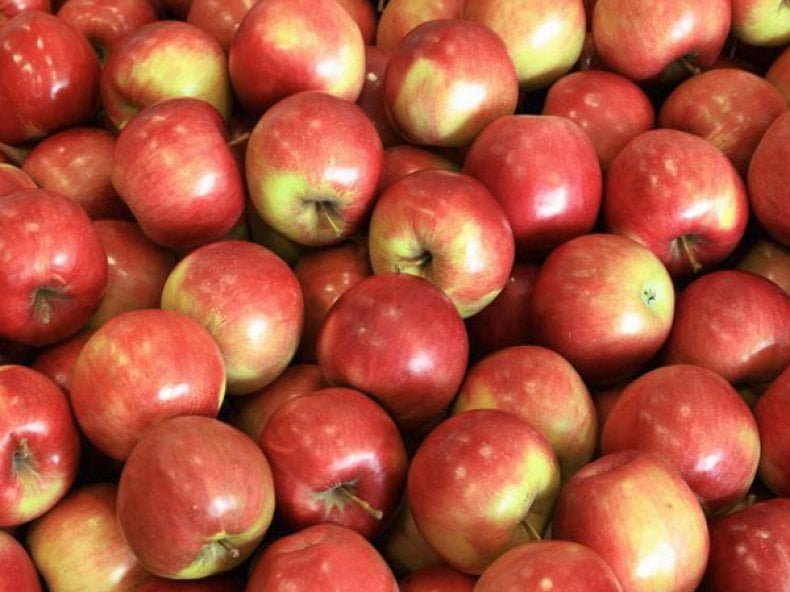
#> input picture Lesson 59/aidared.jpg, 790 x 592 px, found by its file name
$ jupyter execute Lesson_59.ipynb   (older library calls are emulated)
#> lines starting #> are read from the running program, lines starting #| are printed output that depends on the picture
<a href="https://colab.research.google.com/github/InGev007/startup_acd/blob/main/Lesson%2059/Lesson_59.ipynb" target="_parent"></a>

[cell 1]
import cv2
import numpy as np
import matplotlib.pyplot as plt
from mpl_toolkits.axes_grid1 import ImageGrid
import warnings
warnings.filterwarnings("ignore")

## Функції завантаженння та збереження картинки

[cell 2]
# Функція для завантаження зображеня і відображення на екрані
def load(path):
#> called with path = '/content/aidared.jpg'
    img = cv2.imread(path, cv2.IMREAD_COLOR)
#> img is the input picture: shape (592, 790, 3); mean B, G, R 62.4, 85.5, 175
    img = cv2.cvtColor(img, cv2.COLOR_BGR2RGB)
    plt.axis('off')
    plt.imshow(img)
    return img

# Функція запису зображення на диск
def writing(img, path="img.jpg"):
    cv2.imwrite(path, img)

##Завантаження картинки

[cell 3]
img = load('/content/aidared.jpg')

##Використання фільтру Собеля

[cell 4]
sobel = cv2.Sobel(img, cv2.CV_64F, 1, 0, ksize=1)
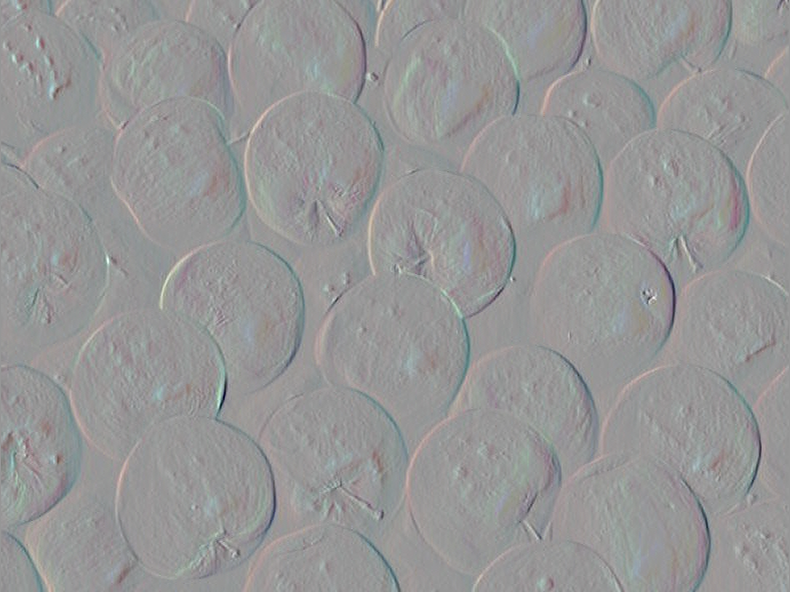
#> sobel: shape (592, 790, 3) float64; mean R, G, B -0.1, 0, 0; drawn with min black and max white
plt.axis('off')
plt.imshow(sobel)
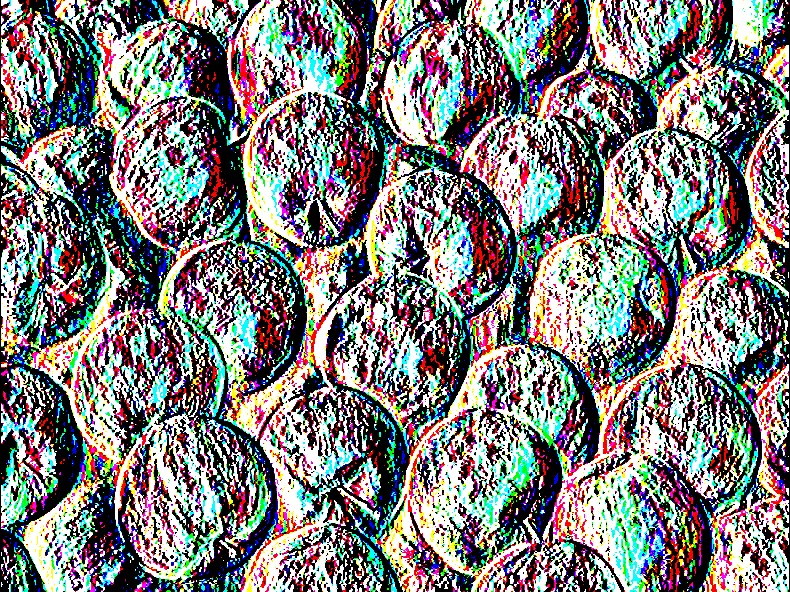
#> shown: shape (592, 790, 3) float64; mean R, G, B 0.5, 0.49, 0.484

[cell 5]
sobel = cv2.Sobel(img, cv2.CV_64F, 1, 0, ksize=3)
plt.axis('off')
plt.imshow(sobel)
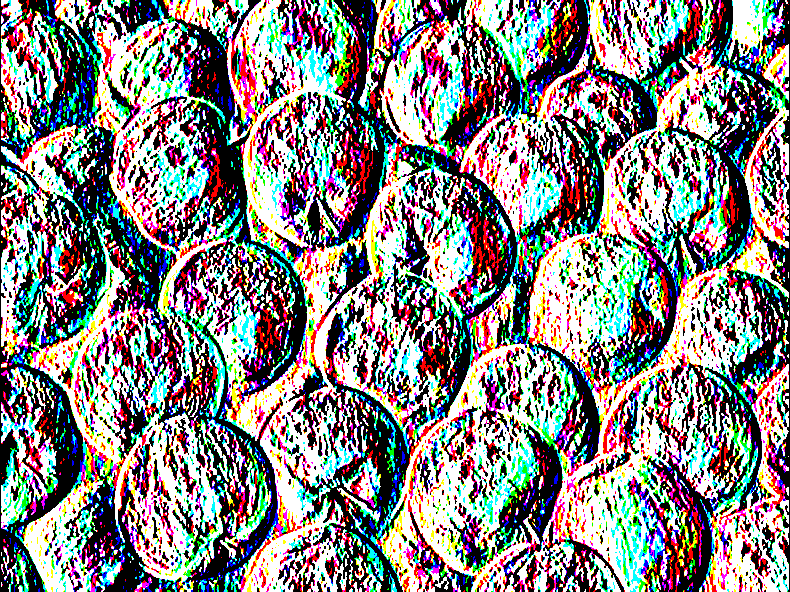
#> shown: shape (592, 790, 3) float64; mean R, G, B 0.526, 0.517, 0.514

[cell 6]
sobel = cv2.Sobel(img, cv2.CV_64F, 1, 0, ksize=9)
plt.axis('off')
plt.imshow(sobel)
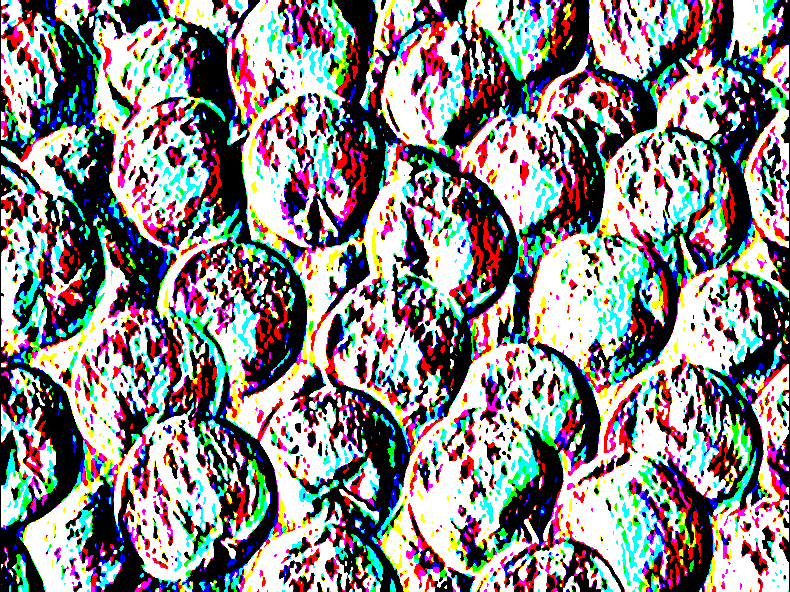
#> shown: shape (592, 790, 3) float64; mean R, G, B 0.546, 0.534, 0.536

[cell 7]
sobel = cv2.Sobel(img, cv2.CV_64F, 0, 1, ksize=9)
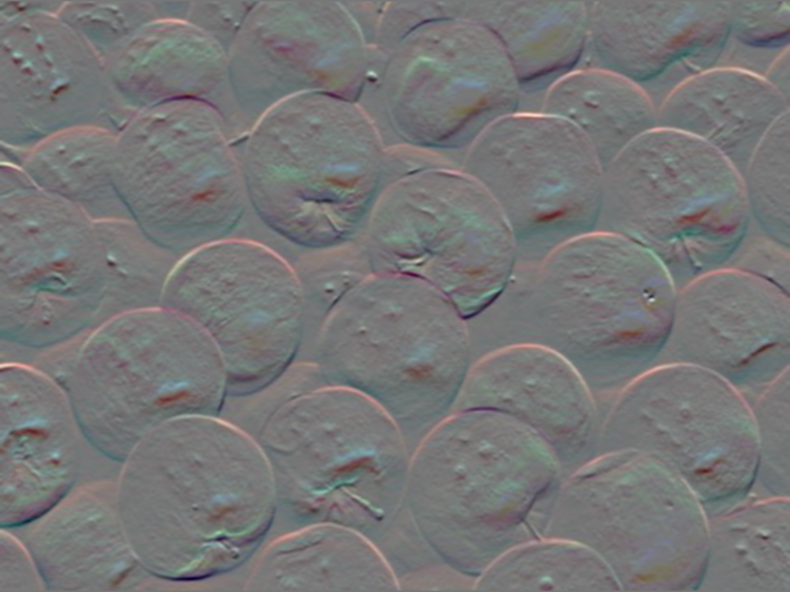
#> sobel: shape (592, 790, 3) float64; mean R, G, B -1324.7, -1588.2, -1001.6; drawn with min black and max white
plt.axis('off')
plt.imshow(sobel)
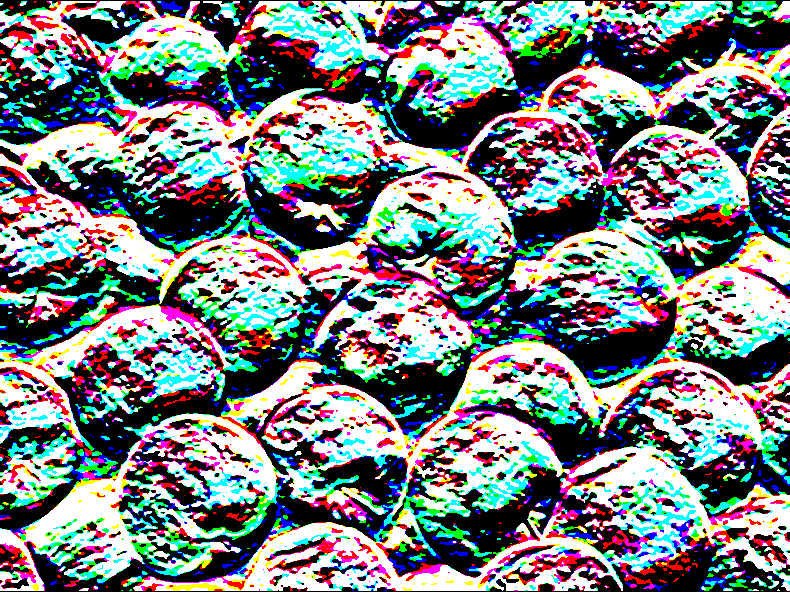
#> shown: shape (592, 790, 3) float64; mean R, G, B 0.48, 0.506, 0.51

##Використання Медіанного фільтру

[cell 8]
median  = cv2.medianBlur(img,3)
plt.axis('off')
plt.imshow(median)

[cell 9]
median  = cv2.medianBlur(img,5)
plt.axis('off')
plt.imshow(median)

[cell 10]
median  = cv2.medianBlur(img,9)
plt.axis('off')
plt.imshow(median)
